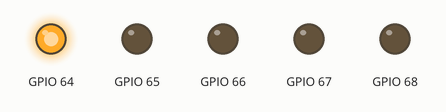
Recording of a program running on a simulated ESP8266 (NodeMCU). Shown: output pins drawn as LEDs (lit = HIGH).

Above: at 0.5 s.
At 1.5 s:
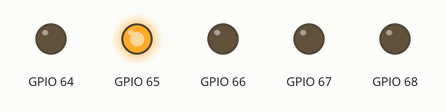
At 2.5 s:
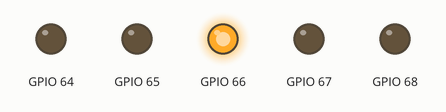
At 3.5 s:
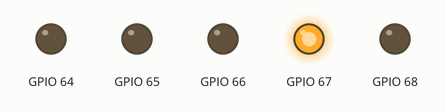
At 4.5 s:
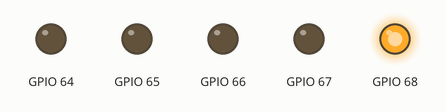
Timing chart, 0 to 6.5 s (numbered marks = the images above):
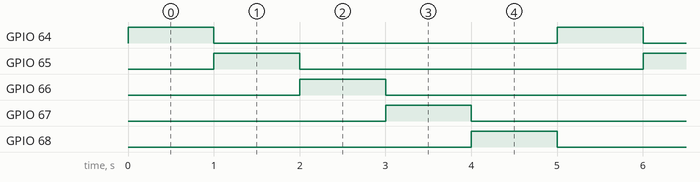

Measured:
- by itself, GPIO 64–68: alternates HIGH for 1.0 s and LOW for 4.0 s
- by itself, everything shown: repeats every 5.0 s, in 5 steps

The program:

main.cpp
```cpp
//2. ต่อวงจร LED ไฟวิ่งจำนวน 5 ดวง ด้วย MCP23008
#include <Arduino.h>
#include <Adafruit_MCP23X08.h> // ประกาศใช้งานไลบารี่ Adafruit_MCP23X08
Adafruit_MCP23X08 mcp;         // ประกาศตัวแปร mcp ให้เป็นตัวแปรของคลาส Adafruit_MCP23X08
const int LED1 = 0;
const int LED2 = 1;
const int LED3 = 2;
const int LED4 = 3;
const int LED5 = 4;
int state;
void setup()
{
    state = LED1;
    mcp.begin_I2C(); // กำหนดใช้งานโปรโตคอล I2C
    mcp.pinMode(0, OUTPUT);    // กำหนดขา 0 ให้เป็น OUTPUT
    mcp.pinMode(1, OUTPUT);
    mcp.pinMode(2, OUTPUT);
    mcp.pinMode(3, OUTPUT);
    mcp.pinMode(4, OUTPUT);
}
void loop()
{
    switch (state)
    {
    case LED1:
        mcp.digitalWrite(4, LOW);
        mcp.digitalWrite(0, HIGH);
        delay(1000);
        state = LED2;
        break;
    case LED2:
        mcp.digitalWrite(0, LOW);
        mcp.digitalWrite(1, HIGH);
        delay(1000);
        state = LED3;
        break;
      case LED3:
        mcp.digitalWrite(1, LOW);
        mcp.digitalWrite(2, HIGH);
        delay(1000);
        state = LED4;
        break;
      case LED4:
        mcp.digitalWrite(2, LOW);
        mcp.digitalWrite(3, HIGH);
        delay(1000);
        state = LED5;
        break;
      case LED5:
        mcp.digitalWrite(3, LOW);
        mcp.digitalWrite(4, HIGH);
        delay(1000);
        state = LED1;
        break;
    }
}
```
